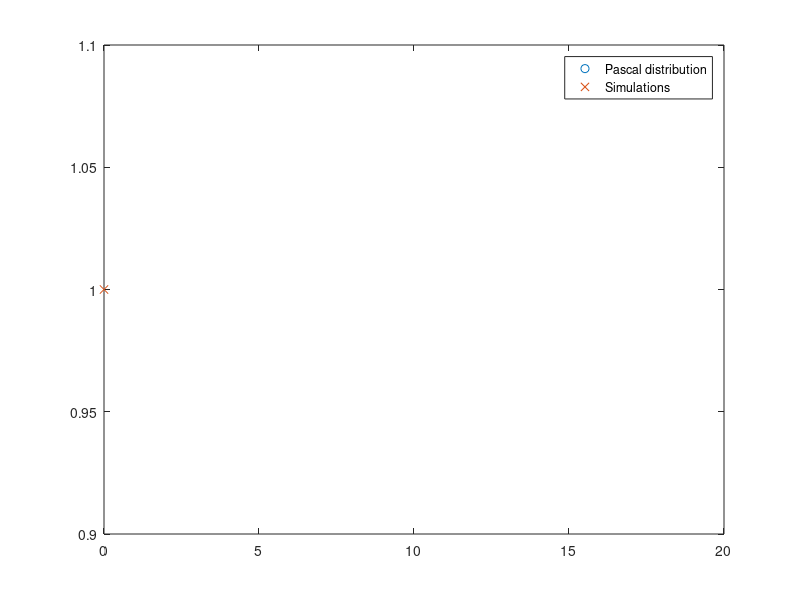

This figure's MATLAB source:
clear ALL
n=input('no of success = ');
p = input('p in (0, 1) = ');

for j = 1:n
    Y(j) = 0;
    while(rand>=p)
        Y(j) = Y(j) + 1;
    end
end
X = sum(Y);

N = input('number of simulations = ');
for i = 1:N
    for j = 1:n
        Y(j)=0;
        while(rand>=p)
            Y(j) = Y(j)+1;
        end
    end
    X(i) = sum(Y);
end

U_X = unique(X);
n_X = hist(X, length(U_X));
relative_freq=n_X/N;

k=0:20;
a = nbinpdf(k, n, p);
plot(k, a, 'o', U_X, relative_freq, 'x')
legend('Pascal distribution', 'Simulations')